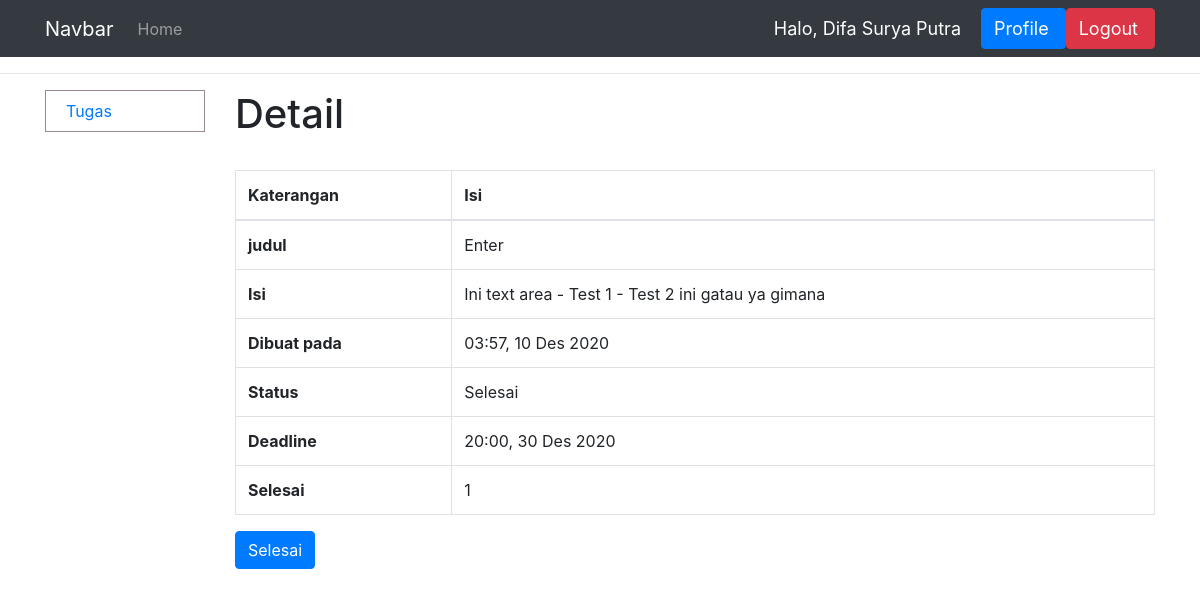
Page /lihat_tugas/18/ (signed in) on the committed database.
### dashboard/models.py (models this page shows, shortened)
class Tugas(models.Model):
    STATUS = (
        ('Tuntas', 'Tuntas'),
        ('Hold', 'Hold'),
        ('Stuck', 'Stuck'),
        ('On Progress', 'On Progress'),
        ('Selesai', 'Selesai'),
        ('Deadline', 'Deadline'),
    )
    JENIS = (
        ('Rutin', 'Rutin'),
        ('Proyek', 'Proyek')
    )
    pemilik_tugas = models.ForeignKey(User, on_delete=models.CASCADE)
    judul = models.CharField(max_length=100)
    isi = models.CharField(max_length=255)
    dibuat_pada = models.DateTimeField('Dibuat pada')
    status = models.CharField(max_length=100, choices=STATUS)
    jenis = models.CharField(max_length=100, choices=JENIS, null=True)
    deadline = models.DateTimeField('Deadline', null=True)
    kuantitas = models.IntegerField(null=True)
    selesai = models.IntegerField(null=True)
    selesai_pada = models.DateTimeField('Selesai pada', null=True)
    acc = models.IntegerField(null=True)
    def progressnya(self):
        return str(self.selesai) + "/" + str(self.kuantitas)
    def formatwaktu(self, propertinya):
        nama_bulan = {
            1: "Jan",
            2: "Feb",
            3: "Mar",
            4: "Apr",
            5: "Mei",
            6: "Jun",
            7: "Jul",
            8: "Agus",
            9: "Sep",
            10: "Okt",
            11: "Nov",
            12: "Des"
        }
        utc_datetime = propertinya
        local_timezone = pytz.timezone("Asia/Jakarta")
        local_datetime = utc_datetime.replace(tzinfo=pytz.utc)
        propertinya = local_datetime.astimezone(local_timezone)
        hari = str(propertinya.day)
        bulan = nama_bulan[propertinya.month]
        tahun = str(propertinya.year)
        jam = str(propertinya.hour)
        if len(jam) < 2:
            jam = "0" + jam
        menit = str(propertinya.minute)
        if len(menit) < 2:
            menit = "0" + menit
        return jam + ":" + menit + ", " + hari + " " + bulan + " " + tahun

### dashboard/views.py (the view, shortened to what this page needs)
# urls.py: path('lihat_tugas/<int:tugas_id>/', views.detail_tugas, name='detail_tugas'),
@login_required(login_url='login')
def detail_tugas(request, tugas_id):
    if apamanager(request.user):
        return redirect('manager')
    nama = request.user.first_name
    context = detailtugas(tugas_id)
    context['nama'] = nama
    if request.user.last_name == 'Human Resource':
        context['data_kar'] = True
    return render(request, 'dashboard/detail_tugas.html', context)

### dashboard/logic.py (called while the page is built)
def apamanager(user):
    return user.groups.filter(name='Manager').exists()

### dashboard/templates/dashboard/detail_tugas.html (shortened to what this page needs)
{% extends 'dashboard/main.html' %}
{% block content %}
<hr>
<div class="container">
    <div class="row">
        {% include 'dashboard/sidebarstaff.html' %}
        <div class="col">
            <h1>Detail</h1>
            <br>
            <table class="table table-bordered">
                <thead>
                    <tr>
                        <th scope="col">Katerangan</th>
                        <th scope="col">Isi</th>
                    </tr>
                </thead>
                <tbody>
                    <tr>
                        <th scope="row">judul</th>
                        <td>{{judul}}</td>
                    </tr>
                    <tr>
                        <th scope="row">Isi</th>
                        <td>{{isi}}</td>
                    </tr>
                    <tr>
                        <th scope="row">Dibuat pada</th>
                        <td>{{dibuat_pada}}</td>
                    </tr>
                    <tr>
                        <th scope="row">Status</th>
                        <td>{{status}}</td>
                    </tr>
                    <tr>
                        <th scope="row">Deadline</th>
                        <td>{{deadline}}</td>
                    </tr>
                    <tr>
                        <th scope="row">Selesai</th>
                        <td>{{selesai}}</td>
                    </tr>
                </tbody>
            </table>
            <form action="" method="POST">
                <button type="submit" class="btn btn-primary">Selesai</button>
            </form>
        </div>
    </div>
</div>
{% endblock %}

### dashboard/templates/dashboard/navbar.html (shortened to what this page needs)
<nav class="navbar navbar-expand-lg navbar-dark bg-dark">
    <div class="container">
        <a class="navbar-brand" href="{% url 'login' %}">Navbar</a>
        <div class="collapse navbar-collapse" id="navbarNav">
            <ul class="navbar-nav">
                <li class="nav-item">
                    <a class="nav-link" href="{% url 'login' %}">Home</a>
                </li>
            </ul>
        </div>
        <span class="hello-msg">Halo, {{nama}}</span>
        <span><button type="button" class="btn btn-primary "><a class="hello-msg mr-1 text-center"
                    href="{% url 'profile' %}">Profile</a></button></span>
        <span><button type="button" class="btn btn-danger"><a class="hello-msg mr-1 text-center"
                    href="{% url 'logout' %}">Logout</a></button></span>
    </div>
</nav>

### dashboard/templates/dashboard/navbar.html (style rules this page uses)
.hello-msg { font-size: 18px; color: #fff; margin-right: 20px; }

### rows in the picture
Tugas: judul "Enter", isi "Ini text area - Test 1 - Test 2 ini gatau ya gimana", status "Selesai"

### other values in the picture
{{ nama }} "Difa Surya Putra"
{{ dibuat_pada }} "03:57, 10 Des 2020"
{{ deadline }} "20:00, 30 Des 2020"
{{ selesai }} "1"
